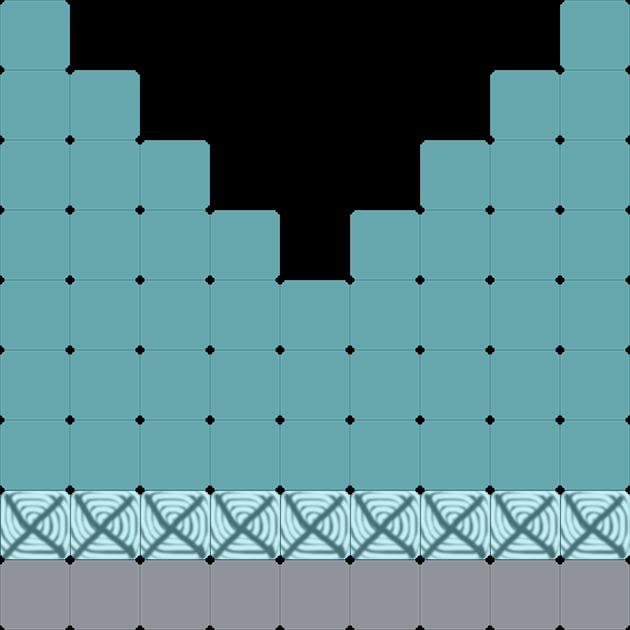

Rendered tile map (Tiled .tmx) drawn with the repository's tilesets; below, a short description and the map source with its tile grids summarised:
An orthogonal 9x9 tile map with 70x70 px tiles, 2 tile layers (gridLayer, clipperLayer), 1 hidden layer not drawn.

<map version="1.0" orientation="orthogonal" renderorder="right-down" width="9" height="9" tilewidth="70" tileheight="70">
 <tileset firstgid="1" name="sushi" tilewidth="70" tileheight="70" spacing="2" margin="2">
  <image source="../w640/sushi.png" width="722" height="218" />
 </tileset>
 <layer name="gridLayer" width="9" height="9">
  <data>[81 cells, 65 non-empty, 3 distinct tile ids]</data>
 </layer>
 <layer name="clipperLayer" width="9" height="9">
  <data>[81 cells, 65 non-empty, 1 distinct tile ids]</data>
 </layer>
 <layer name="producerLayer" width="9" height="9" visible="0">
  <data>[81 cells, 9 non-empty, 1 distinct tile ids]</data>
 </layer>
</map>
